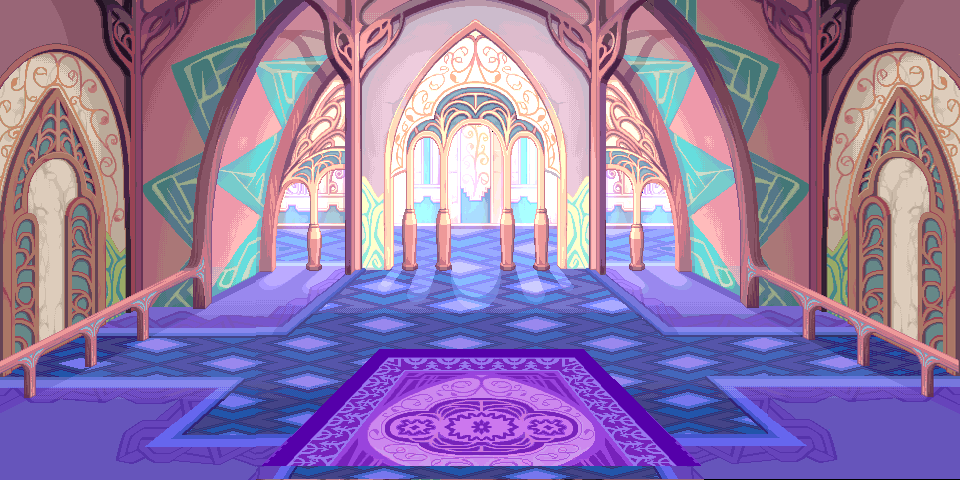

The image is a tile-based game level rendered from a .tmx file. Its description and source (layers, tilesets, objects; grid data summarised) follow:
An orthogonal 30x15 tile map with 32x32 px tiles, 1 tile layer (块层 1).

<map version="1.0" orientation="orthogonal" width="30" height="15" tilewidth="32" tileheight="32">
 <tileset firstgid="1" name="0000000旅馆" tilewidth="32" tileheight="32">
  <image source="0000000旅馆.png" width="256" height="2000" />
 </tileset>
 <layer name="块层 1" width="30" height="15">
  <data>[450 cells, 450 non-empty, 450 distinct tile ids]</data>
 </layer>
</map>